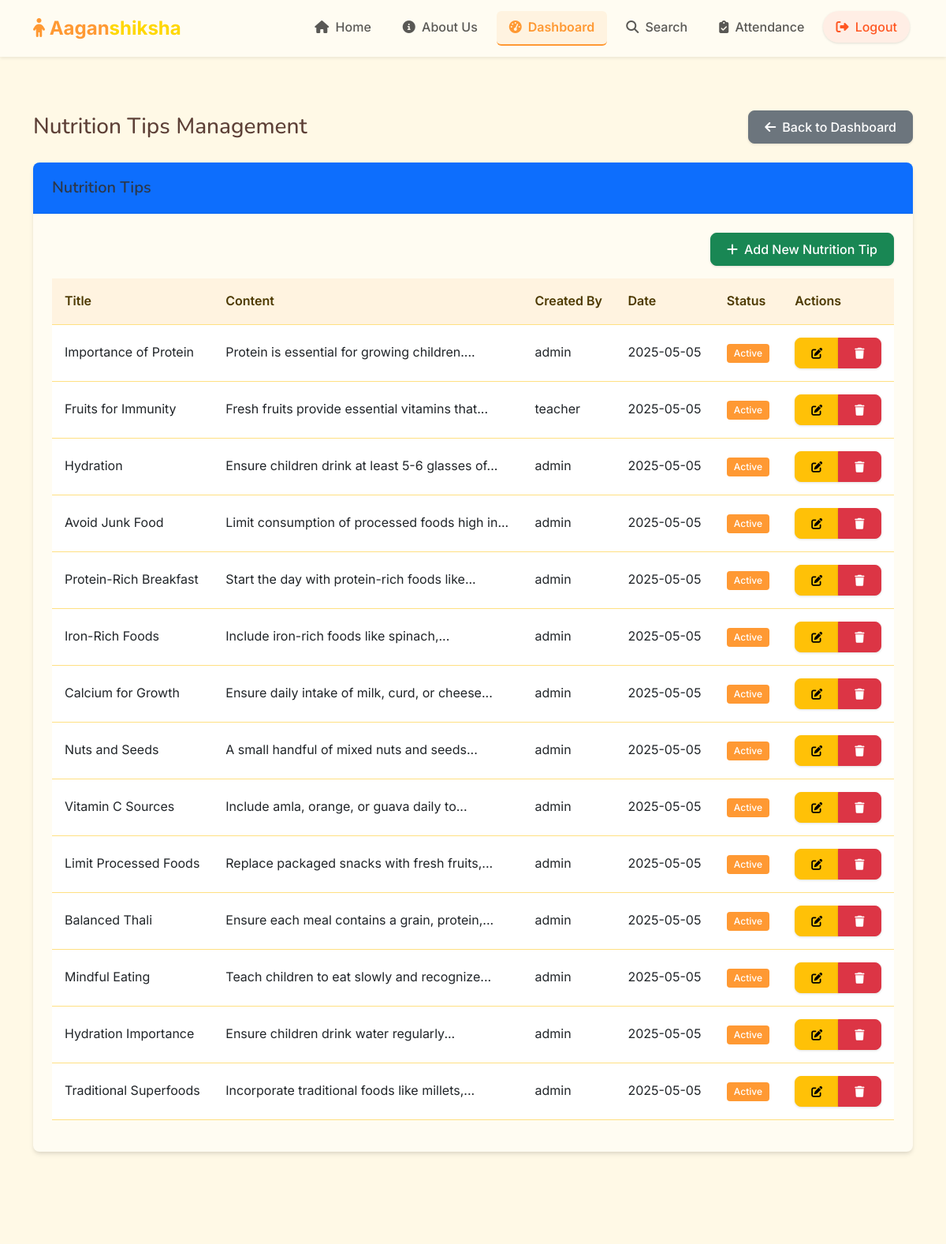
The app's page /admin/nutrition (signed in, upper part), older data.
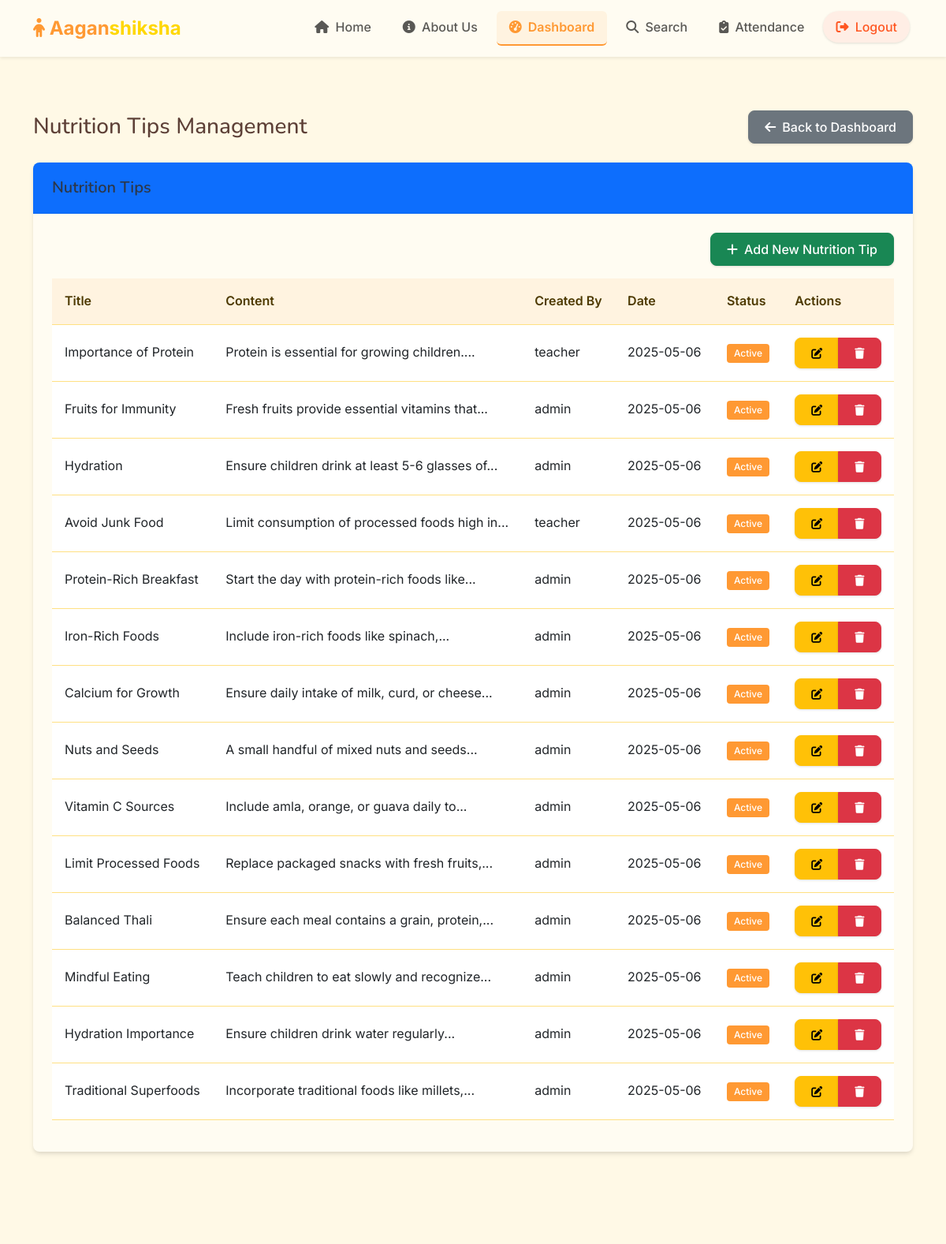
The same page, newer data.
### models.py (models this page shows, shortened)
class NutritionTip(db.Model):
    id = db.Column(db.Integer, primary_key=True, autoincrement=True)
    title = db.Column(db.String(100), nullable=False)
    content = db.Column(db.Text, nullable=False)
    user_id = db.Column(db.Integer, db.ForeignKey('user.id'), nullable=False)
    created_at = db.Column(db.DateTime, default=datetime.utcnow)
    updated_at = db.Column(db.DateTime, default=datetime.utcnow, onupdate=datetime.utcnow)
    is_active = db.Column(db.Boolean, default=True)

class User(UserMixin, db.Model):
    id = db.Column(db.Integer, primary_key=True)
    username = db.Column(db.String(64), unique=True, nullable=False)
    email = db.Column(db.String(120), unique=True, nullable=False)
    password_hash = db.Column(db.String(256), nullable=False)
    role = db.Column(db.String(20), nullable=False)  # 'admin', 'teacher'
    aadhar_number = db.Column(db.String(12), unique=True, nullable=False)
    phone_number = db.Column(db.String(15), nullable=True)
    address = db.Column(db.String(200), nullable=True)
    created_at = db.Column(db.DateTime, default=datetime.utcnow)
    center_id = db.Column(db.Integer, db.ForeignKey('center.id'), nullable=True)  # Only required for teachers
    center = db.relationship('Center', backref='teachers', lazy=True)
    complaints = db.relationship('Complaint', backref='author', lazy=True)
    nutrition_tips = db.relationship('NutritionTip', backref='created_by', lazy=True)
    activities = db.relationship('Activity', backref='created_by', lazy=True)
    inventory_requests = db.relationship('InventoryRequest',
                                      foreign_keys='InventoryRequest.user_id',
                                      backref=db.backref('requested_by', lazy='joined'),
                                      lazy='dynamic',
                                      cascade='all, delete-orphan')

### routes/admin.py (the view)
@admin_bp.route('/nutrition')
@login_required
@admin_required
def nutrition():
    nutrition_tips = NutritionTip.query.all()
    return render_template('admin/nutrition.html', nutrition_tips=nutrition_tips)

### app.py (called while the page is built)
@app.context_processor
def inject_csrf_token():
    return dict(csrf_token=generate_csrf)

@login_manager.user_loader
def load_user(user_id):
    return User.query.get(int(user_id))

### routes/admin.py (called while the page is built)
def admin_required(f):
    @wraps(f)
    def decorated_function(*args, **kwargs):
        if not current_user.is_authenticated or current_user.role != 'admin':
            flash('You need to be an admin to access this page.', 'danger')
            return redirect(url_for('auth.login'))
        return f(*args, **kwargs)
    return decorated_function

### templates/admin/nutrition.html (shortened to what the changed rows need)
{% extends 'base.html' %}
{% block content %}
<div class="container py-4">
    <div class="d-flex justify-content-between align-items-center mb-4">
        <h1 class="h3 mb-0">Nutrition Tips Management</h1>
    </div>
    <div class="card mb-4">
        <div class="card-body">
            {% if is_add or is_edit %}
                <form method="POST">
                    {{ form.hidden_tag() }}
                    <div class="mb-3">
                        <label class="form-label">Title</label>
                        {{ form.title(class="form-control") }}
                        {% if form.title.errors %}
                            <div class="text-danger">
                                {% for error in form.title.errors %}
                                    <small>{{ error }}</small>
                                {% endfor %}
                            </div>
                        {% endif %}
                    </div>
                    <div class="mb-3">
                        <label class="form-label">Content</label>
                        {{ form.content(class="form-control", rows=5) }}
                        {% if form.content.errors %}
                            <div class="text-danger">
                                {% for error in form.content.errors %}
                                    <small>{{ error }}</small>
                                {% endfor %}
                            </div>
                        {% endif %}
                    </div>
                    <div class="mb-3 form-check">
                        {{ form.is_active(class="form-check-input") }}
                        <label class="form-check-label" for="is_active">Active</label>
                        {% if form.is_active.errors %}
                            <div class="text-danger">
                                {% for error in form.is_active.errors %}
                                    <small>{{ error }}</small>
                                {% endfor %}
                            </div>
                        {% endif %}
                    </div>
                    <div class="d-flex justify-content-between">
                        <a href="{{ url_for('admin.nutrition') }}" class="btn btn-secondary">Cancel</a>
                        {{ form.submit(class="btn btn-primary") }}
                    </div>
                </form>
            {% else %}
                <div class="table-responsive">
                    <table class="table table-hover">
                        <thead>
                            <tr>
                                <th>Title</th>
                                <th>Content</th>
                                <th>Created By</th>
                                <th>Date</th>
                                <th>Status</th>
                                <th>Actions</th>
                            </tr>
                        </thead>
                        <tbody>
                            {% if nutrition_tips %}
                                {% for tip in nutrition_tips %}
                                    <tr>
                                        <td>{{ tip.title }}</td>
                                        <td>{{ tip.content|truncate(50) }}</td>
                                        <td>{{ tip.created_by.username }}</td>
                                        <td>{{ tip.created_at.strftime('%Y-%m-%d') }}</td>
                                        <td>
                                            <span class="badge {% if tip.is_active %}bg-success{% else %}bg-secondary{% endif %}">
                                                {{ 'Active' if tip.is_active else 'Inactive' }}
                                            </span>
                                        </td>
                                        <td>
                                            <div class="btn-group btn-group-sm">
                                                <a href="{{ url_for('admin.edit_nutrition', id=tip.id) }}" class="btn btn-warning">
                                                    <i class="fas fa-edit"></i>
                                                </a>
                                                <button type="button" class="btn btn-danger" data-bs-toggle="modal" data-bs-target="#deleteModal{{ tip.id }}">
                                                    <i class="fas fa-trash"></i>
                                                </button>
                                            </div>
                                        </td>
                                    </tr>
                                {% endfor %}
                            {% else %}
                                <tr>
                                    <td colspan="6" class="text-center">No nutrition tips found.</td>
                                </tr>
                            {% endif %}
                        </tbody>
                    </table>
                </div>
            {% endif %}
        </div>
    </div>
</div>
{% endblock %}

Row changes from the older to the newer data that the page shows:
changed NutritionTip "Importance of Protein": created_by.username "admin" → "teacher"; created_at "2025-05-05" → "2025-05-06"
changed NutritionTip "Fruits for Immunity": created_by.username "teacher" → "admin"; created_at "2025-05-05" → "2025-05-06"
changed NutritionTip "Hydration": created_at "2025-05-05" → "2025-05-06"
changed NutritionTip "Avoid Junk Food": created_by.username "admin" → "teacher"; created_at "2025-05-05" → "2025-05-06"
changed NutritionTip "Protein-Rich Breakfast": created_at "2025-05-05" → "2025-05-06"
changed NutritionTip "Iron-Rich Foods": created_at "2025-05-05" → "2025-05-06"
changed NutritionTip "Calcium for Growth": created_at "2025-05-05" → "2025-05-06"
changed NutritionTip "Nuts and Seeds": created_at "2025-05-05" → "2025-05-06"
changed NutritionTip "Vitamin C Sources": created_at "2025-05-05" → "2025-05-06"
changed NutritionTip "Limit Processed Foods": created_at "2025-05-05" → "2025-05-06"
changed NutritionTip "Balanced Thali": created_at "2025-05-05" → "2025-05-06"
changed NutritionTip "Mindful Eating": created_at "2025-05-05" → "2025-05-06"
changed NutritionTip "Hydration Importance": created_at "2025-05-05" → "2025-05-06"
changed NutritionTip "Traditional Superfoods": created_at "2025-05-05" → "2025-05-06"
